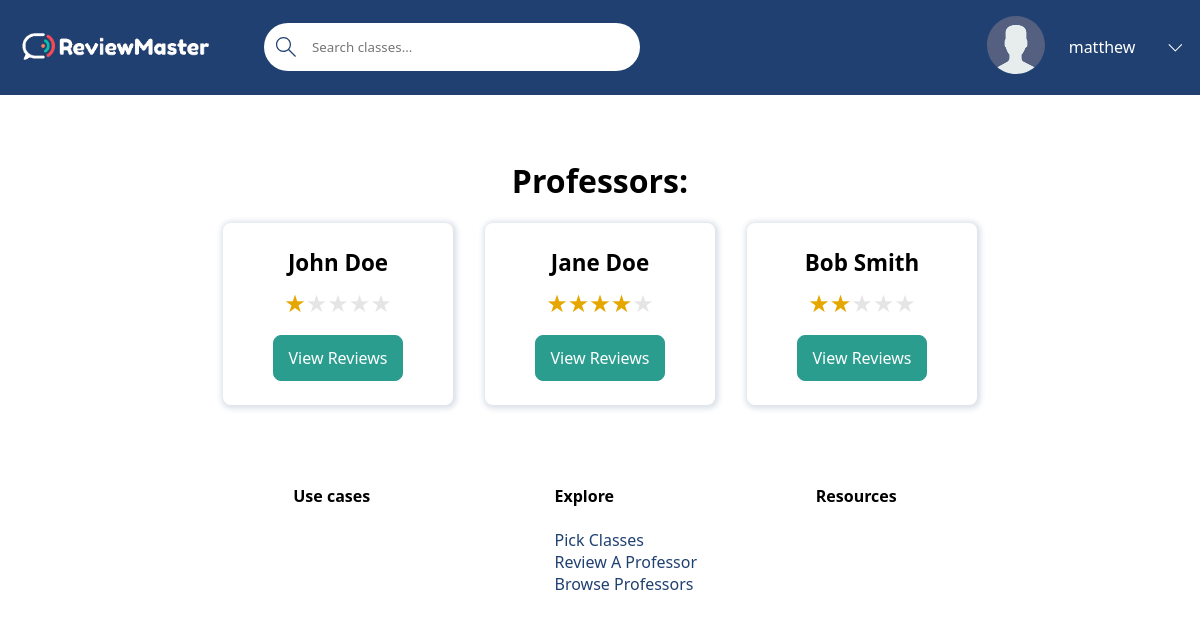
Page /professor-list/ (signed in) on the committed database.
### base/models.py (models this page shows, shortened)
class Professor(models.Model):
    name = models.CharField(max_length=100)  # First & Last Name (John Doe)
    def rating(self):
        total = 0
        for review in self.review_set.all():
            total += review.rating
        if total == 0: # If no ratings we return 0
            return 'N/A'
        return f'{round(total / self.review_set.all().count(), 1)} / 5' # Rounds to tens place.

class Review(models.Model):
    professor = models.ForeignKey(Professor, on_delete=models.CASCADE)
    student = models.ForeignKey(User, on_delete=models.CASCADE)
    rating = models.IntegerField()
    review = models.TextField(null=True, blank=True)

### base/views/views_professor.py (the view)
# urls.py: path('professor-list/', professor_list, name = "professor-list"),
def professor_list(request):
    professors = Professor.objects.all()
    context = {
        'professors': professors,
        'reviews': Review.objects.filter()
    }
    return render(request, 'base/professor_list.html', context)

### base/templates/base/professor_list.html
{% extends 'main.html' %}
{% block content %}
<main class="professor-page">
    <h1>Professors:</h1>
    <div class="professor-list">
        {% for professor in professors %}
            <div class="professor-item">
                <p class="professor-name">{{ professor.name }}</p>
                <p class="container-rating"><span class="star-rating star-rating-{{ professor.rating|slice:":1" }}"></span></p>
                <a class="secondary-button" href="{% url 'professor-reviews' professor.name %}">View Reviews</a>
            </div>
        {% endfor %}
    </div>
</main>
{% endblock content %}

### templates/navbar.html (shortened to what this page needs)
{% load static %}
<header class="header header--loggedIn">
    <div class="container">
        <a href="{% url 'home' %}" class="header__logo">
            <img src="{% static 'images/reviewMasterLogo.png' %}" />
        </a>
        <form class="header__search" method="GET" action="{% url 'courses' %}">
            <label>
                <input name="q" {% if q is not None %} value="{{ q }}" {% endif %} placeholder="Search classes..." />
            </label>
        </form>
        <nav class="header__menu">
            {% if request.user.is_authenticated %}
                <div class="header__user">
                    <a href="{% url 'profile' request.user %}">
                        <div class="avatar avatar--medium active">
                            <img src="{% static 'images/avatar.svg' %}" />
                        </div>
                        <p>{{ request.user.username }}</p>
                    </a>
                    <button class="dropdown-button">
                        <svg xmlns="http://www.w3.org/2000/svg" width="16" height="16" viewBox="0 0 16 16">
                            <title>chevron-down</title>
                            <path d="M1.646 4.646a.5.5 0 0 1 .708 0L8 10.293l5.646-5.647a.5.5 0 0 1 .708.708l-6 6a.5.5 0 0 1-.708 0l-6-6a.5.5 0 0 1 0-.708"/>
                        </svg>
                    </button>
                </div>
            {% else %}
                <a href="{% url 'login' %}">
                    <img src="{% static 'images/avatar.svg' %}" />
                    <p>Login</p>
                </a>
            {% endif %}
        </nav>
    </div>
</header>

### static/styles/styles.css (style rules this page uses)
:root { --primary-color: #204071; --secondary-color: #2A9D8F; --light-color: #FFFFFF; --error-color: #BA2D3D; --success-color: #2A9D8F; --dark-gray: #495057; --light-grey: #DEE2E6; --star-color: #FFB900; --star-color-hover: gold; --star-color-active: #EA0; }
* { font-family: "Segoe UI", Roboto, Oxygen, Ubuntu, Cantarell, "Open Sans", "Helvetica Neue", sans-serif; margin: 0; padding: 0; box-sizing: border-box; text-rendering: optimizeLegibility; }
main:not(.home) { width: 80%; margin: 4rem auto; }
h1 { margin-bottom: 0.67em; }
a { color: var(--primary-color); text-decoration: none; }
.header { padding: 1rem 3rem; background-color: var(--primary-color); color: var(--light-color); }
.header > .container { display: flex; gap: 9.5rem; align-items: center; }
.header__logo, .header__user { display: flex; gap: 2rem; align-items: center; }
.header__logo > img { width: 100%; max-width: 200px; }
.header__search > label { display: flex; align-items: center; gap: 1rem; background-color: var(--light-color); padding: .5rem; padding-left: 0; border-radius: 50px; position: relative }
.header__search svg { width: 1.25rem; height: 2rem; margin-left: .75rem; fill: var(--primary-color) }
.header__search input { width: 20rem; background: transparent; border: none; padding: 0; }
@media screen and (max-width: 1200px) { .header { padding: 1rem; } }
@media screen and (max-width: 1200px) { .header > .container { gap: 3rem; } }
.header__menu { margin-left: auto; position: relative; }
.header__menu a { display: flex; gap: 1.5rem; align-items: center; font-weight: 500; text-decoration: none; color: var(--light-color); }
.header__menu img { height: 3.6rem; }
.header__menu p { line-height: 1.2; }
.header__menu svg { width: 1.6rem; height: 1.6rem; }
.dropdown-button { background: transparent; border: 0; outline: 0; cursor: pointer; padding-top: .25rem; transition: transform .3s; }
.dropdown-button svg, .dropdown-menu a svg { fill: var(--light-color); width: 1.25em; }
.professor-page h1 { text-align: center; }
.professor-list { display: flex; justify-content: center; flex-wrap: wrap; gap: 2rem; }
.professor-item { display: flex; flex-direction: column; align-items: center; gap: .5rem; padding: 1.5rem 1rem; width: fit-content; min-width: 230px; text-align: center; border-radius: 1px solid var(--primary-color); border-radius: .5rem; box-shadow: 1px 1px 5px 3px rgba(32, 64, 113, .15); transition: transform 0.3s ease; }
.professor-name { font-size: 1.4rem; font-weight: bold; }
.professor-page .secondary-button { display: inline-block; margin-top: .5rem; margin-right: 0; }
input, select { width: 100%; padding: 1rem; outline: none; }
.primary-button, .secondary-button { width: fit-content; padding: .7rem .9rem; border-radius: .5rem; font-size: 1rem; color: var(--light-color); }
.secondary-button { border: 1px solid var(--secondary-color); background-color: var(--secondary-color); margin-right: 1rem; }
.container-rating { font-size: 1.5rem; }
.star-rating::before { content: '★★★★★'; }
.star-rating { display: inline-block; background-clip: text; color: rgba(0, 0, 0, 0.1); }
.star-rating-1 { background-image: linear-gradient( to right, var(--star-color) 0%, var(--star-color) 20%, transparent 20%, transparent 100% ); }
.star-rating-2 { background-image: linear-gradient( to right, var(--star-color) 0%, var(--star-color) 40%, transparent 40%, transparent 100% ); }
.star-rating-4 { background-image: linear-gradient( to right, var(--star-color) 0%, var(--star-color) 80%, transparent 80%, transparent 100% ); }

### rows in the picture
Professor: name "John Doe"
Professor: name "Jane Doe"
Professor: name "Bob Smith"

### other values in the picture
{{ request.user.username }} "matthew"
